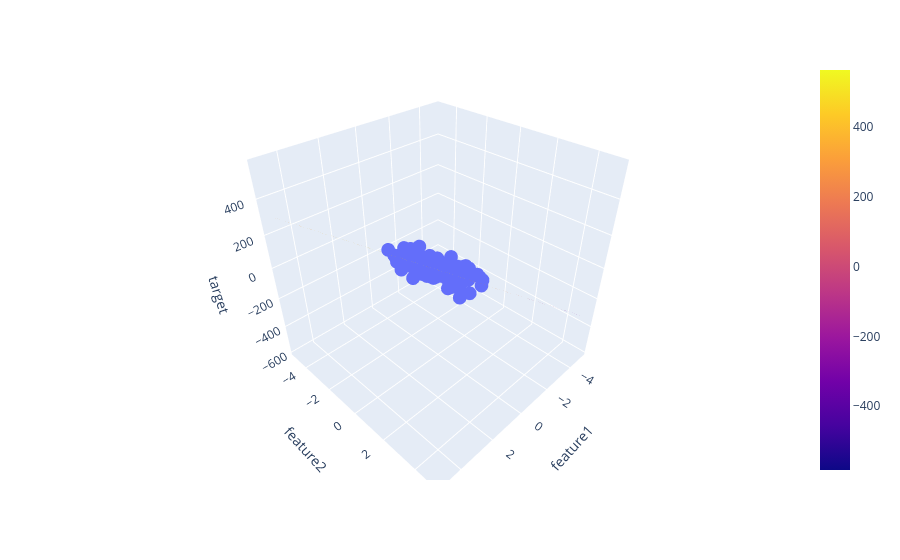

Notebook cell for this chart:
### Code cell
fig=px.scatter_3d(df,x='feature1',y='feature2',z='target')
fig.add_traces(go.Surface(x=xGrid,y=yGrid,z=z))
fig.show()
